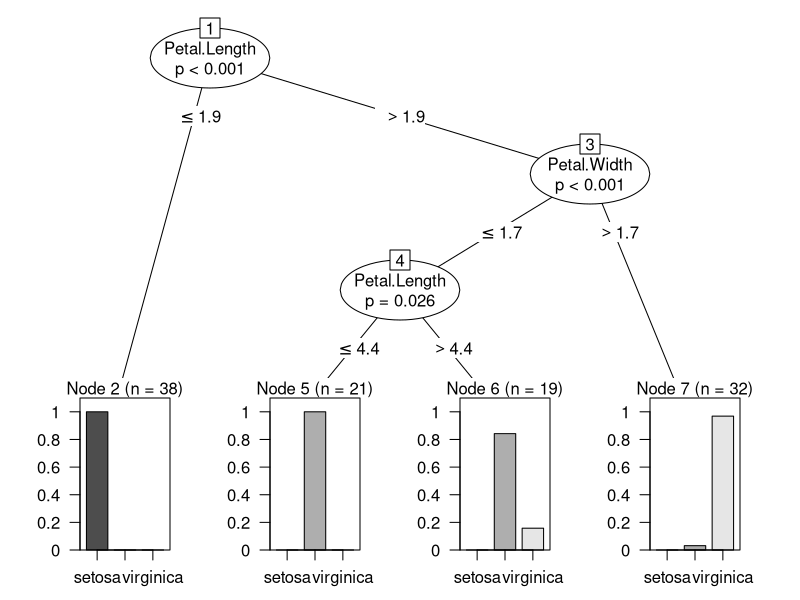
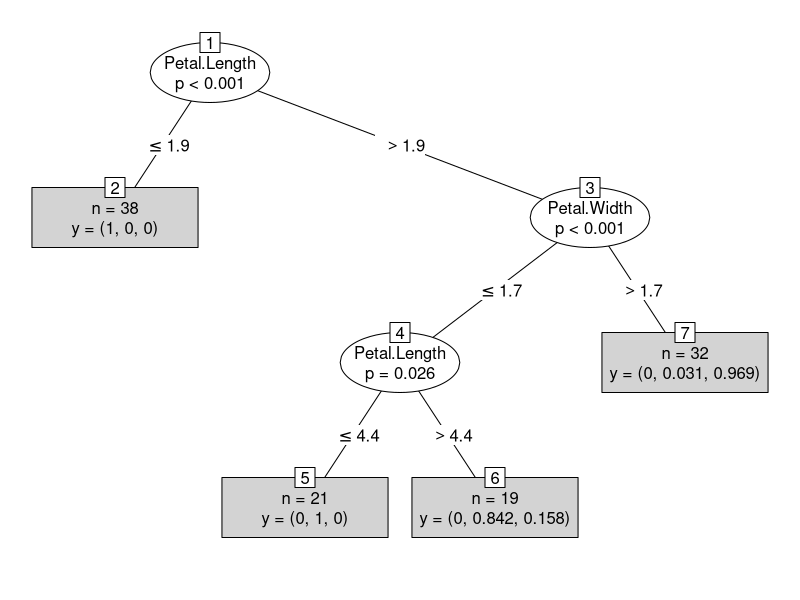

Here is the R script that generated these plots, in order: (Note: this script raises an error after producing the figures.)

setwd('C:/Users/matt/Documents/IntObl/zaj5/')
iris

iris[order(iris$Species),]

myPredictRow <- function(sl,sw,pl,pw) {
    if (pw<1.0) {
      return("setosa")
    } else {
      if (pl<4.5) {
        return("versicolor")
      } else {
        return("virginica")
      }
    }
}

myPredict <- function() {
  sr <- 0
  for (i in 1:150) {
    if(iris[i,5] == myPredictRow(iris[i,1],iris[i,2],iris[i,3],iris[i,4])){
      sr <- sr+1
    }
  }
  sr <- (sr/150)
  return(sr)
}

sr <- myPredict()
sr


install.packages("party")
library("party")

set.seed(1234)
ind <-  sample(2, nrow(iris), replace=TRUE, prob=c(0.67, 0.33))
iris.training <-iris[ind==1,1:5]
iris.test <-iris[ind==2,1:5]
iris.ctree <-ctree(Species ~ Sepal.Length + Sepal.Width + Petal.Length + Petal.Width, data=iris.training)
print(iris.ctree)
plot(iris.ctree)
plot(iris.ctree, type="simple")



myNewPredict <- function() {
  a <- iris.test$Species
  b <- predict(iris.ctree, iris.test[,1:4])

  sr <- 0
  for (i in 1:40){
    if(a[i] == b[i]){
      sr = sr+1
    }
  }
  return(sr/40)
}

myNewPredict()

tab <- table(predicted,real)
tab[0,0]

predicted <-predict(iris.ctree, iris.test[,1:4])
real <-iris.test[,5]
tab <- table(predicted,real)
tab[1,2]

myError <- function() {
  predicted <-predict(iris.ctree, iris.test[,1:4])
  real <-iris.test[,5]
  tab <- table(predicted,real)
  
  true_data <- 0
  false_data <- 0
  
  for (i in 1:3){
    for (j in 1:3){  
        if(i == j){
          true_data = tab[i,i] + true_data
        }else {
          false_data = false_data + tab[i,j]
        }
    }
  }
  return (c(true_data,false_data))
}
wynik <- myError()

wynik[1]/(wynik[1]+wynik[2])
